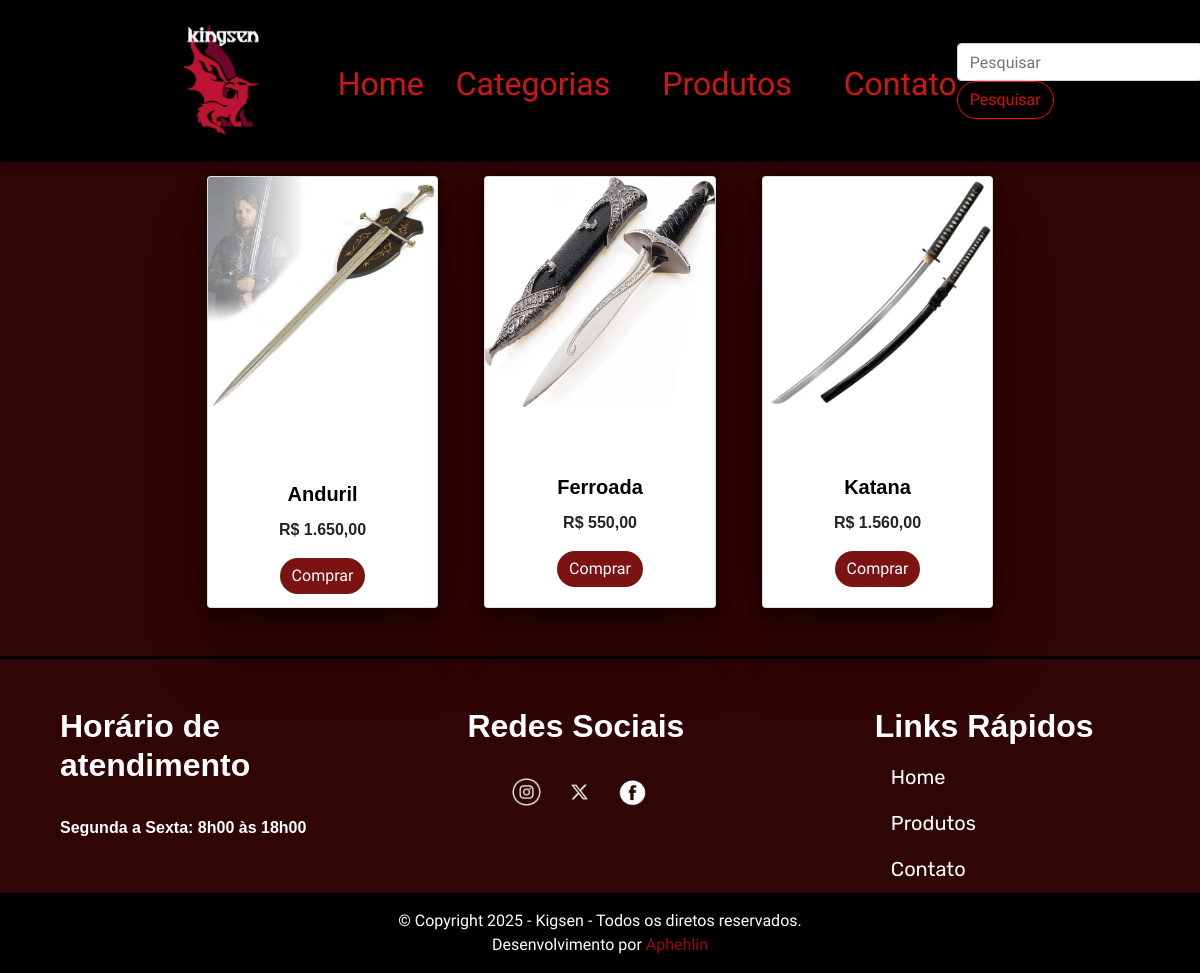
/marca.php?id_marca=3, run on the app's committed database.
### tables this page shows
CREATE TABLE `produto` (
  `id_produto` int(3) NOT NULL,
  `descricao` varchar(100) DEFAULT NULL,
  `nome` varchar(40) NOT NULL,
  `preco_venda` decimal(7,2) NOT NULL,
  `foto` varchar(40) DEFAULT NULL,
  `preco_promocao` decimal(7,2) DEFAULT NULL,
  `estoque` int(3) DEFAULT NULL,
  `status` bit(1) DEFAULT NULL,
  `preco_custo` decimal(7,2) NOT NULL,
  `lucro` decimal(3,0) NOT NULL,
  `status_promocao` bit(1) DEFAULT NULL,
  `porcentagem` varchar(3) DEFAULT NULL,
  `data_cadastro` datetime DEFAULT NULL,
  `id_marca` int(3) DEFAULT NULL,
  `id_categoria` int(3) DEFAULT NULL
);

### marca.php (the view, shortened to what this page needs)
<?php
require_once 'conexao/conecta.php';
?>
<!DOCTYPE html>
<html lang="pt-br">
<head>
    <link rel="stylesheet" href="https://stackpath.bootstrapcdn.com/bootstrap/4.1.3/css/bootstrap.min.css"
>
    <link rel="stylesheet" href="../kingsen/css/style_front.css">
</head>
<body>
    <?php
    include('navegacao.php');
    ?>
    <div class="mainpage-container">
        <div class="container">
            <?php
            if (isset($_GET['id_marca']) && $_GET['id_marca'] != '') {
                $marca = $_GET['id_marca'];
                $sql_cont = "select p.id_produto, m.nome_marca from produto p join marca m on p.id_marca = m.id_marca where m.id_marca = $marca";
                $query_count = mysqli_query($conexao, $sql_cont);
                $quantidade = mysqli_num_rows($query_count);
                if (isset($_GET['pagina']) && !empty($_GET['pagina'])) {
                    $paginaAtual = $_GET['pagina'];
                } else {
                    $paginaAtual = 1;
                }
                $paginaQtdd = 4;
                $valorInicial = ($paginaAtual * $paginaQtdd) - $paginaQtdd;
                $sql = "SELECT *, m.nome_marca, m.id_marca from produto p join marca m on p.id_marca = m.id_marca where p.status = 1 and p.id_marca = $marca limit $valorInicial, $paginaQtdd";
                $query = mysqli_query($conexao, $sql);
            }
            if ($quantidade > 0) {
            ?>
                <div class="row justify-content-center text-center" id="marca">
                    <?php
                    foreach ($query as $produto) {
                    ?>
                        <div class="col-lg-3">
                            <div class="card m-2 mt-3" style="box-shadow: rgba(0, 0, 0, 0.25) 0px 54px 55px, rgba(0, 0, 0, 0.12) 0px -12px 30px, rgba(0, 0, 0, 0.12) 0px 4px 6px, rgba(0, 0, 0, 0.17) 0px 12px 13px, rgba(0, 0, 0, 0.09) 0px -3px 5px;">
                                <div class="div-img">
                                    <?php
                                    if ($produto['foto'] != '') {
                                        echo '<img src="images/' . $produto['foto'] . '" alt= "' . $produto['nome'] . '" class="card-img"/>';
                                    } else {
                                        echo '<img src="assets/img/placeholder-produto.png" alt="' . $produto['nome'] . '" class="card-img"/>';
                                    }
                                    ?>
                                </div>
                                <div class="card-body">
                                    <h5 class="card-title mt-5" style="color: black;"><?php echo $produto['nome'] ?></h5>
                                    <?php if ($produto['status_promocao'] == 1) {
                                        echo '<s style="display: inline-block;" class="mr-2"> R$ ' . number_format($produto['preco_venda'], 2, ',', '.') . '</s>';
                                        echo '<p style="display: inline-block;"> R$ ' . number_format($produto['preco_promocao'], 2, ',', '.') . '</p>';
                                    } else {
                                        echo '<p> R$ ' .  number_format($produto['preco_venda'], 2, ',', '.') . '</p>';
                                    } ?>
                                    <a href="comprar.php?id_produto=<?php echo $produto['id_produto'] ?>" class="btn btn-primary"
                                        style="color: rgb(255, 255, 255); background-color: rgb(124, 19, 19); border: none;">Comprar</a>
                                </div>
                            </div>
                        </div>
                    <?php } ?>
                    <div class="col-12">
                    </div>
                </div>
            <?php
            } else {
                echo '<h5 style="color: white">Nenhum produto encontrado!</h5>';
            }
            ?>
        </div>
    </div>
    <div class="linha" style="background-color: black;height: 0.2rem"></div>
    <?php
    include('finalPag.php');
    ?>
</body>
</html>

### css/style_front.css (style rules this page uses)
body { font-family: "Pirata One", system-ui; font-weight: 400; font-style: normal; background-color: #2f0505; margin: 0; padding: 0; min-height: 100dvh; display: flex; flex-direction: column; }
.row { margin-left: 0; margin-right: 0; }
#marca { margin-top: 10rem; }
h2, h3, h4, h5, h6, p { font-family: "Gill Sans Extrabold", sans-serif; font-weight: 600; font-style: normal; }
.btn { border-radius: 20px; }
.div-img { height: 237px; }
.div-img img { height: 100%; object-fit: cover; }
.card { box-shadow: rgba(0, 0, 0, 0.25) 0px 54px 55px, rgba(0, 0, 0, 0.12) 0px -12px 30px, rgba(0, 0, 0, 0.12) 0px 4px 6px, rgba(0, 0, 0, 0.17) 0px 12px 13px, rgba(0, 0, 0, 0.09) 0px -3px 5px; height: 27rem; }

### data on the page
produto: foto (picture), nome "Anduril", preco_venda "1.650,00"
produto: foto (picture), nome "Ferroada", preco_venda "550,00"
produto: foto (picture), nome "Katana", preco_venda "1.560,00"
